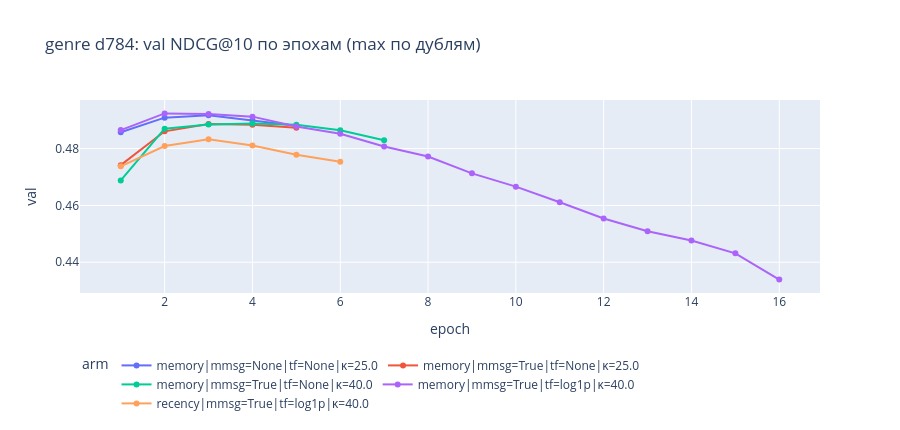

The notebook cell saved with this chart:
### Markdown cell above
# P4 · Скор-колонка ПОСЛЕ log1p: что реально ест модель и как это дрейфует во времени

**Повод.** После фикса `--m_msg_transform log1p` результаты всё ещё выглядят подозрительно — «как будто что-то ломаем».

**Гипотезы:**
- **H1 (главная): log1p сжал масштаб, но не нестационарность.** `M` сбрасывается в ноль в начале **каждой** train-эпохи и растёт монотонно train→val→test (на eval сброса нет). Значит колонка каждую эпоху «разгоняется» 0 → ~6: ранние supervised-дни эпохи видят 0–2, поздние ~6, а eval всегда сидит на верхнем плато. Вес на колонке учится на смеси режимов, а читается на плато.
- **H2: масштаб всё ещё ×3–8.** log1p(400)≈6.0 против остальных фич ≤1 — мягче, чем ×400, но не нейтрально.
- **H3: что-то ещё в пути** (двойная трансформа, асимметрия каналов, баг карриера) — проверяется по ходу.

**План:** (1) что показывают текущие m-msg раны (кривые по эпохам); (2) пост-log1p распределения в обоих каналах **по дням стрима**, с симуляцией двух train-эпох (виден ли повторяющийся ramp) и продолжением в val/test; (3) сравнение масштабов с остальными фичами + сдвиг train→eval; (4) прототип стационаризирующей трансформы и вердикт.

### Code cell
# Ячейка 1 — кривые текущих ранов m-msg (genre): что именно «не нравится»
import numpy as np, polars as pl, torch, math, time
import plotly.express as px, plotly.graph_objects as go
import mlflow
from mlflow.tracking import MlflowClient
import sys; sys.path.insert(0, "..") if ".." not in sys.path else None
mlflow.set_tracking_uri("sqlite:///../mlruns/mlflow.db"); cl = MlflowClient()

rows = []
for expname in ["m-msg", "m-sampler"]:
    exp = mlflow.get_experiment_by_name(expname)
    if exp is None: continue
    for r in mlflow.search_runs(experiment_ids=[exp.experiment_id], output_format="list"):
        p = r.data.params
        if p.get("dataset") != "tgbn-genre" or p.get("global_hidden_dims") != "784": continue
        arm = f"{p.get('neighbor_sampler')}|mmsg={p.get('m_message_feature')}|tf={p.get('m_msg_transform')}|κ={p.get('kappa_select')}"
        for m in cl.get_metric_history(r.info.run_id, "val/ndcg"):
            rows.append((arm, int(m.step), m.value))
df = (pl.DataFrame(rows, schema=["arm", "epoch", "val"], orient="row")
        .group_by(["arm", "epoch"]).agg(pl.col("val").max()).sort(["arm", "epoch"]))  # max по дублям ранов
print(df.filter(pl.col("epoch") <= 10).pivot(values="val", index="epoch", on="arm").sort("epoch"))
fig = px.line(df.to_pandas(), x="epoch", y="val", color="arm", markers=True,
              title="genre d784: val NDCG@10 по эпохам (max по дублям)")
fig.update_layout(height=430, legend=dict(orientation="h", y=-0.3)); fig.show()

### Figure 1 — Plotly figure (JSON) as saved in the notebook; plotly's stock layout.template omitted (floating-point values rounded to 4 significant figures)
{"data": [{"hovertemplate": "arm=memory|mmsg=None|tf=None|κ=25.0<br>epoch=%{x}<br>val=%{y}<extra></extra>", "legendgroup": "memory|mmsg=None|tf=None|κ=25.0", "line": {"color": "#636efa", "dash": "solid"}, "marker": {"symbol": "circle"}, "mode": "lines+markers", "name": "memory|mmsg=None|tf=None|κ=25.0", "orientation": "v", "showlegend": true, "type": "scatter", "x": [1, 2, 3, 4, 5], "xaxis": "x", "y": [0.4857, 0.4909, 0.4917, 0.49, 0.488], "yaxis": "y"}, {"hovertemplate": "arm=memory|mmsg=True|tf=None|κ=25.0<br>epoch=%{x}<br>val=%{y}<extra></extra>", "legendgroup": "memory|mmsg=True|tf=None|κ=25.0", "line": {"color": "#EF553B", "dash": "solid"}, "marker": {"symbol": "circle"}, "mode": "lines+markers", "name": "memory|mmsg=True|tf=None|κ=25.0", "orientation": "v", "showlegend": true, "type": "scatter", "x": [1, 2, 3, 4, 5], "xaxis": "x", "y": [0.4742, 0.4861, 0.4887, 0.4884, 0.4874], "yaxis": "y"}, {"hovertemplate": "arm=memory|mmsg=True|tf=None|κ=40.0<br>epoch=%{x}<br>val=%{y}<extra></extra>", "legendgroup": "memory|mmsg=True|tf=None|κ=40.0", "line": {"color": "#00cc96", "dash": "solid"}, "marker": {"symbol": "circle"}, "mode": "lines+markers", "name": "memory|mmsg=True|tf=None|κ=40.0", "orientation": "v", "showlegend": true, "type": "scatter", "x": [1, 2, 3, 4, 5, 6, 7], "xaxis": "x", "y": [0.4688, 0.487, 0.4885, 0.4888, 0.4884, 0.4865, 0.483], "yaxis": "y"}, {"hovertemplate": "arm=memory|mmsg=True|tf=log1p|κ=40.0<br>epoch=%{x}<br>val=%{y}<extra></extra>", "legendgroup": "memory|mmsg=True|tf=log1p|κ=40.0", "line": {"color": "#ab63fa", "dash": "solid"}, "marker": {"symbol": "circle"}, "mode": "lines+markers", "name": "memory|mmsg=True|tf=log1p|κ=40.0", "orientation": "v", "showlegend": true, "type": "scatter", "x": [1, 2, 3, 4, 5, 6, 7, 8, 9, 10, 11, 12, 13, 14, 15, 16], "xaxis": "x", "y": [0.4865, 0.4924, 0.4922, 0.4912, 0.4877, 0.4852, 0.4807, 0.4772, 0.4713, 0.4666, 0.4611, 0.4554, 0.4509, 0.4477, 0.4431, 0.4339], "yaxis": "y"}, {"hovertemplate": "arm=recency|mmsg=True|tf=log1p|κ=40.0<br>epoch=%{x}<br>val=%{y}<extra></extra>", "legendgroup": "recency|mmsg=True|tf=log1p|κ=40.0", "line": {"color": "#FFA15A", "dash": "solid"}, "marker": {"symbol": "circle"}, "mode": "lines+markers", "name": "recency|mmsg=True|tf=log1p|κ=40.0", "orientation": "v", "showlegend": true, "type": "scatter", "x": [1, 2, 3, 4, 5, 6], "xaxis": "x", "y": [0.4738, 0.4809, 0.4833, 0.4811, 0.4779, 0.4754], "yaxis": "y"}], "layout": {"height": 430, "legend": {"orientation": "h", "title": {"text": "arm"}, "tracegroupgap": 0, "y": -0.3}, "title": {"text": "genre d784: val NDCG@10 по эпохам (max по дублям)"}, "xaxis": {"anchor": "y", "domain": [0, 1], "title": {"text": "epoch"}}, "yaxis": {"anchor": "x", "domain": [0, 1], "title": {"text": "val"}}}}
